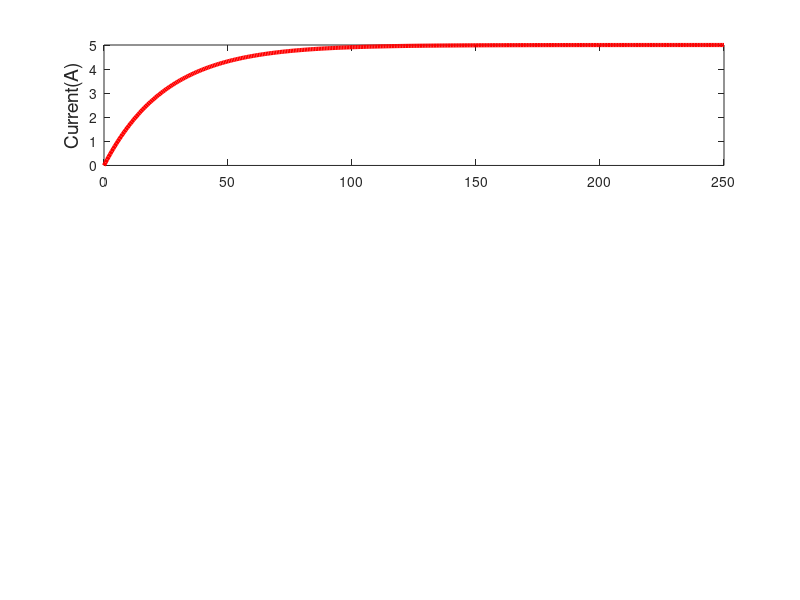

This chart was generated by the following MATLAB code: (Note: this script raises an error after producing the figure.)
% Ian Woodbury
% 11.18.2021
% ECE 202 FALL 2021 MATLAB Exercise M7
% Plotting current, voltage, and power over time from a given RL circuit,
% and given equations

clear
clf

% ------ Initial values and calculations ------

V0 = 10;    % Voltage form voltage source given in Volts(V)
L = 50;     % Inductance from inductor given in mH
R = 2;      % Resistance in resistor given in ohms
T = L/R;    % Tau values as the time constant, given in mH/ohms

% ------ Equations and graph setup ------

N = 400;                % num of intervals for the plot
tmin = 0;               % start and stop values of time (ms)
tmax = 10*T;  
dt = (tmax-tmin)/N;     % change in time between each interval (ms)

i_f = V0/R; % i after a very long time, used in graphs

t = linspace(tmin, tmax, N); % t as x-axis set from 0 to 10*Tau value, with 400
% points to make graph lookn good

i = (i_f)*(1 - exp(-t/T)); % equation for current as a function of time, i(t)

v = V0*exp(-t/T);   % equation for voltage as a function of time, v(t)

p = v.*i;   % equation for power absorbed by the inductor, as a function
% of time, p(t)

% ------ Plotting each equation ------

% legend("i(t)", "v(t)", "p(t)")

subplot(3,1,1) % sets up subplot, 3 rows, 1 column, 1st plot
plot(t, i, "r", "Linewidth", 3) % plots function in a sublot
ylabel("Current(A)",'FontSize', 14);  % creates y label for subplot
sgtitle({"ECE 202 MATLab Exercise M7: Current, Voltage,", ...
     " and Power absorbed for a charging inductor", ...
    sprintf("V_0 = %d(V), R = %d(Ohm), L = %d(mH)", V0, R, L)}, 'Fontsize', 20)
set(gca, 'FontSize', 14)    % sets the font size for axis values
grid on
axis([-inf,inf,0,6]);   % extends y axis
yticks(0:2:6)           % positions tic marks more evenly
ax.GridAlpha = 0.3;     % Makes grid darker
pbaspect([4 1 1])       % makes graph shorter
text(170, 1.2, sprintf('$$ i(t) = %d \\cdot (1-e^{-t/%d}) $$', i_f, T), ... 
    'FontSize', 14, 'Interpreter', 'latex')

subplot(3,1,2) % sets up subplot, 3 rows, 1 column, 2nd plot
plot(t, v, "g", "Linewidth", 3)
ylabel("Volts(V)",'FontSize', 14);
set(gca, 'FontSize', 14)   
grid on
ax.GridAlpha = 0.3;   
pbaspect([4 1 1])
text(170, 7, sprintf('$$ v(t) = %d \\cdot e^{-t/%d} $$', V0, T), ... 
    'FontSize', 14, 'Interpreter', 'latex')

subplot(3,1,3) % sets up subplot, 3 rows, 1 column, 3rd plot
plot(t, p, "b", "Linewidth", 3)
ylabel("Power(W)",'FontSize', 14);
set(gca, 'FontSize', 14)    
grid on
axis([-inf,inf,0,15]);
ax.GridAlpha = 0.3;   
pbaspect([4 1 1])
text(170, 8.5, '$$ p(t) = v(t) \cdot i(t) $$', ... 
    'FontSize', 14, 'Interpreter', 'latex')
xlabel("t(s)", 'FontSize', 16);

% ------ Checking ------

wabs = sum(p)*dt    % Energy absorbed in the inductor from the plot (mJ)
wf = (1/2)*L*i_f^2  % Energy stored in the inductor after a long time, (mJ)
wcheck = wabs - wf  % Check for change in energy between calculation and plotted

error = wcheck/wf*100   % Percent error calculation; under 1%, which is fine

